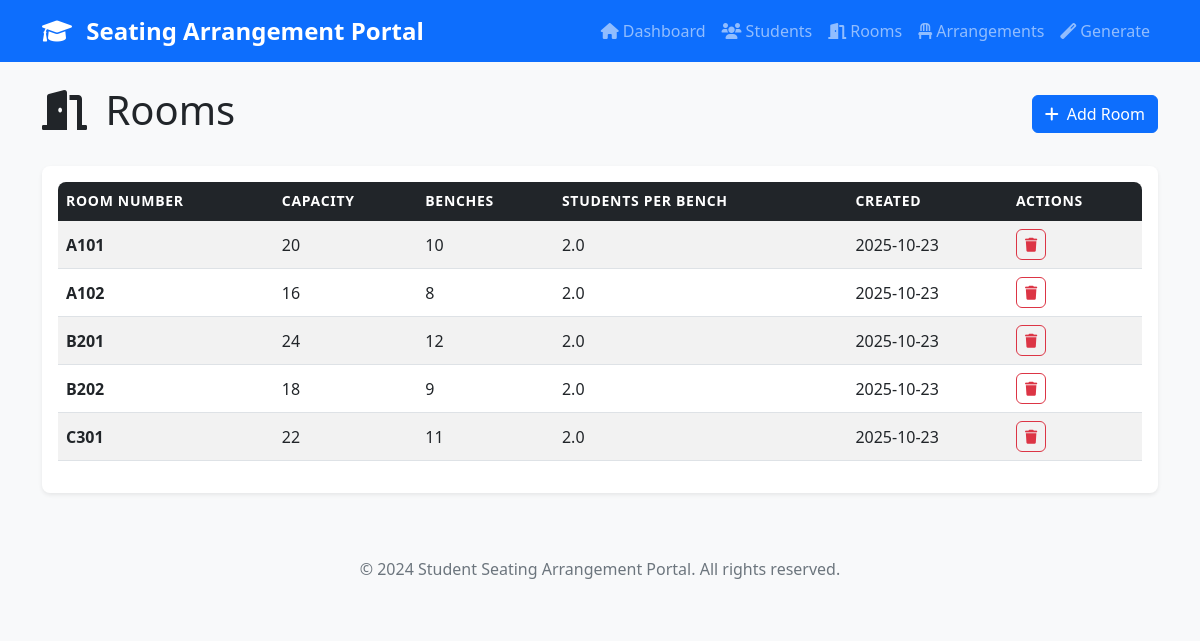
Screenshot of /rooms with the database file from the repository.
### app.py (models this page shows, shortened)
class Room(db.Model):
    id = db.Column(db.Integer, primary_key=True)
    room_number = db.Column(db.String(20), unique=True, nullable=False)
    capacity = db.Column(db.Integer, nullable=False)
    benches = db.Column(db.Integer, nullable=False)  # Number of benches in the room
    created_at = db.Column(db.DateTime, default=datetime.utcnow)

### app.py (the view)
@app.route('/rooms')
def rooms():
    rooms = Room.query.all()
    return render_template('rooms.html', rooms=rooms)

### templates/rooms.html (shortened to what this page needs)
{% extends "base.html" %}
{% block content %}
<div class="row">
    <div class="col-12">
        <div class="d-flex justify-content-between align-items-center mb-4">
            <h1>
                <i class="fas fa-door-open me-2"></i>
                Rooms
            </h1>
            <a href="{{ url_for('add_room') }}" class="btn btn-primary">
                <i class="fas fa-plus me-2"></i>Add Room
            </a>
        </div>
    </div>
</div>
<div class="row">
    <div class="col-12">
        <div class="card">
            <div class="card-body">
                {% if rooms %}
                    <div class="table-responsive">
                        <table class="table table-striped table-hover">
                            <thead class="table-dark">
                                <tr>
                                    <th>Room Number</th>
                                    <th>Capacity</th>
                                    <th>Benches</th>
                                    <th>Students per Bench</th>
                                    <th>Created</th>
                                    <th>Actions</th>
                                </tr>
                            </thead>
                            <tbody>
                                {% for room in rooms %}
                                <tr>
                                    <td><strong>{{ room.room_number }}</strong></td>
                                    <td>{{ room.capacity }}</td>
                                    <td>{{ room.benches }}</td>
                                    <td>{{ (room.capacity / room.benches) | round(1) }}</td>
                                    <td>{{ room.created_at.strftime('%Y-%m-%d') }}</td>
                                    <td>
                                        <a href="{{ url_for('delete_room', room_id=room.id) }}"
                                           class="btn btn-sm btn-outline-danger"
                                           onclick="return confirm('Are you sure you want to delete this room?')">
                                            <i class="fas fa-trash"></i>
                                        </a>
                                    </td>
                                </tr>
                                {% endfor %}
                            </tbody>
                        </table>
                    </div>
                {% endif %}
            </div>
        </div>
    </div>
</div>
{% endblock %}

### static/style.css (style rules this page uses)
body { background-color: #f8f9fa; font-family: 'Segoe UI', Tahoma, Geneva, Verdana, sans-serif; }
.card { border: none; box-shadow: 0 0.125rem 0.25rem rgba(0, 0, 0, 0.075); border-radius: 0.5rem; }
.btn { border-radius: 0.375rem; font-weight: 500; }
.btn-primary { background-color: #0d6efd; border-color: #0d6efd; }
.table th { border-top: none; font-weight: 600; font-size: 0.875rem; text-transform: uppercase; letter-spacing: 0.05em; }
.table td { vertical-align: middle; }
.table-responsive { border-radius: 0.5rem; }
.card { animation: fadeIn 0.3s ease-in-out; }
.fas, .far { transition: transform 0.2s ease-in-out; }

### rows the page displays
Room: room_number "A101", capacity "20", benches "10", (room.capacity/room.benches)|round(1) "2.0", created_at "2025-10-23"
Room: room_number "A102", capacity "16", benches "8", (room.capacity/room.benches)|round(1) "2.0", created_at "2025-10-23"
Room: room_number "B201", capacity "24", benches "12", (room.capacity/room.benches)|round(1) "2.0", created_at "2025-10-23"
Room: room_number "B202", capacity "18", benches "9", (room.capacity/room.benches)|round(1) "2.0", created_at "2025-10-23"
Room: room_number "C301", capacity "22", benches "11", (room.capacity/room.benches)|round(1) "2.0", created_at "2025-10-23"
